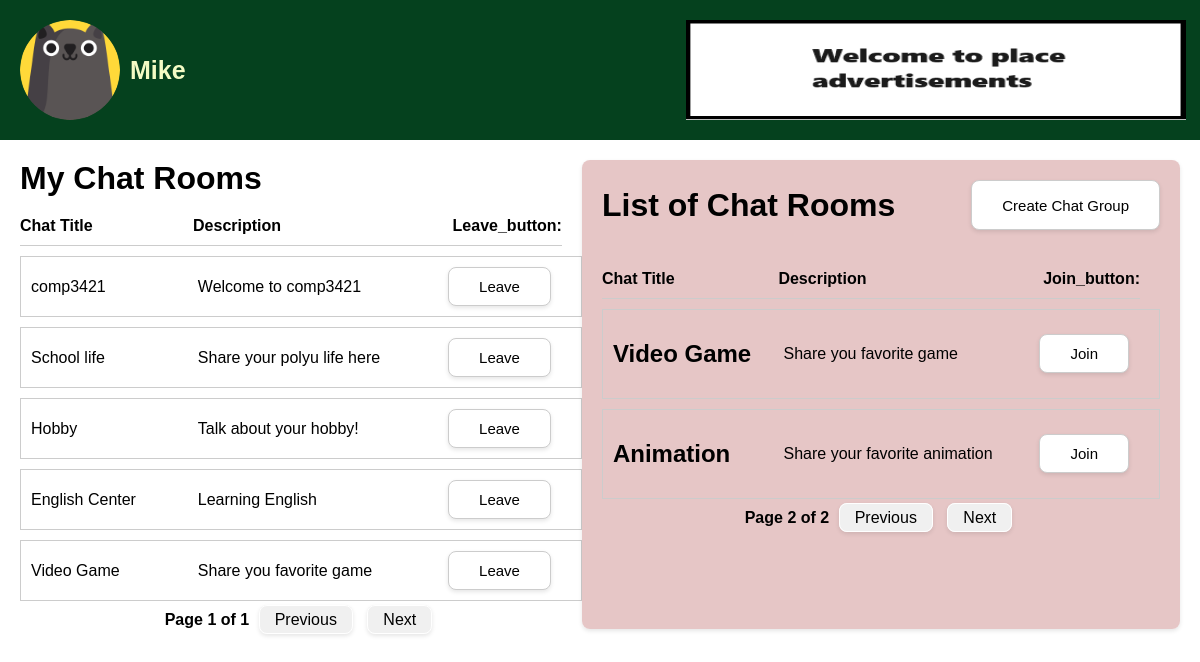
The app's page /ChatBase/main.php?list_page=2&my_page=1 (signed in) with its own data.
### tables this page shows
CREATE TABLE `users` (
  `user_ID` int NOT NULL,
  `Login_ID` varchar(255) NOT NULL,
  `Password` varchar(255) NOT NULL,
  `NickName` varchar(255) NOT NULL,
  `Email` varchar(255) NOT NULL,
  `profile_images` varchar(255) NOT NULL DEFAULT 'default.png'
);

CREATE TABLE `chatroom` (
  `chatroomid` int NOT NULL,
  `chat_title` varchar(60) NOT NULL,
  `description` varchar(60) NOT NULL,
  `userid` int NOT NULL
);

### ChatBase/page_num.php (called while the page is built, shortened)
<?php
$items_per_page = 5;
function calculate_my_total_pages($connection, $user_id) {
    global $items_per_page;
    $my_total_query = "SELECT COUNT(*) as total FROM chat_member WHERE userid = ?";
    if ($my_total_stmt = $connection->prepare($my_total_query)) {
        $my_total_stmt->bind_param("i", $user_id);
        if ($my_total_stmt->execute()) {
            $my_total_result = $my_total_stmt->get_result();
            $my_total_row = $my_total_result->fetch_assoc();
            $my_total_pages = ceil($my_total_row['total'] / $items_per_page);
        } else {
            error_log('Error executing query: ' . $my_total_stmt->error);
            $my_total_pages = 0;
        }
    } else {
        error_log('Error preparing statement: ' . $connection->error);
        $my_total_pages = 0;
    }
    return $my_total_pages;
}
function calculate_list_total_pages($connection) {
    global $items_per_page;
    $list_total_query = "SELECT COUNT(*) as total FROM chatroom";
    $list_total_stmt = $connection->prepare($list_total_query);
    $list_total_stmt->execute();
    $list_total_result = $list_total_stmt->get_result();
    $list_total_row = $list_total_result->fetch_assoc();
    $list_total_pages = ceil($list_total_row['total'] / $items_per_page);
    return $list_total_pages;
}

### ChatBase/main.php (the view, shortened to what this page needs)
<?php
require_once 'db_connect.php';
require_once 'page_num.php';
require_once 'cookies.php';
$user_id = $_SESSION['user_id'] ?? null;
$profileImage = 'default.png';
$my_total_pages = calculate_my_total_pages($connection, $user_id);
$list_total_pages = calculate_list_total_pages($connection);
$my_current_page = isset($_GET['my_page']) ? max((int)$_GET['my_page'], 1) : 1;
$list_current_page = isset($_GET['list_page']) ? max((int)$_GET['list_page'], 1) : 1;
if ($user_id) {
    $stmt = $connection->prepare("SELECT NickName, profile_images FROM users WHERE user_ID = ?");
    $stmt->bind_param("i", $user_id);
    $stmt->execute();
    $result = $stmt->get_result();
    if ($user = $result->fetch_assoc()) {
        $userNickName = $user['NickName'];
        $profileImage = $user['profile_images'];
    }
}
$my_offset = ($my_current_page - 1) * $items_per_page;
$my_chat_groups_query = "
    SELECT c.chatroomid, c.chat_title, c.description
    FROM chatroom c
    JOIN chat_member m ON c.chatroomid = m.chatroomid
    WHERE m.userid = ?
    LIMIT ?
    OFFSET ?";
$my_stmt = $connection->prepare($my_chat_groups_query);
$my_stmt->bind_param("iii", $user_id, $items_per_page, $my_offset);
$my_stmt->execute();
$result = $my_stmt->get_result();
$my_chat_groups = [];
while ($row = $result->fetch_assoc()) {
    $my_chat_groups[] = $row;
}
$list_offset = ($list_current_page - 1) * $items_per_page;
$list_chat_groups_query = "SELECT chatroomid, chat_title, description FROM chatroom LIMIT ? OFFSET ?";
$list_stmt = $connection->prepare($list_chat_groups_query);
$list_stmt->bind_param("ii", $items_per_page, $list_offset);
$list_stmt->execute();
$result = $list_stmt->get_result();
$chat_groups = [];
while ($row = $result->fetch_assoc()) {
    $chat_groups[] = $row;
}
?>
<!DOCTYPE html>
<html lang="en">
<head>
    <link rel="stylesheet" href="css/main.css">
</head>
<body>
    <div class="top_bar">
        <div class="user_info">
            <?php if ($user_id): ?>
            <img src="<?php echo htmlspecialchars($user['profile_images'], ENT_QUOTES, 'UTF-8'); ?>" alt="Profile Image"
                class="profile_img">
            <div class="dropdown">
                <button
                    class="nickname"><?php echo htmlspecialchars($user['NickName'], ENT_QUOTES, 'UTF-8'); ?></button>
            </div>
            <?php else: ?>
            <img src="<?php echo $profileImage; ?>" alt="Profile Image" class="profile_img">
            <p class="nickname">Guest</p>
            <?php endif; ?>
        </div>
        <div class="banner_ad_top">
            <a>
                <img src="adv2.png" alt="Top Ad Image">
            </a>
        </div>
        <div class="lobby_button" onclick="location.href='main.php';">
            <span>Lobby</span>
        </div>
    </div>
    <div class="container">
        <div class="my-chat-rooms">
            <h1>My Chat Rooms</h1>
            <div class="chat-group-header">
                <div>Chat Title</div>
                <div>Description</div>
                <div>Leave_button:</div>
            </div>
            <?php foreach ($my_chat_groups as $group): ?>
            <div class="chat-group">
                <div><?php echo htmlspecialchars($group['chat_title'], ENT_QUOTES, 'UTF-8'); ?></div>
                <div><?php echo htmlspecialchars($group['description'], ENT_QUOTES, 'UTF-8'); ?></div>
                <form method="post" action="">
                    <button type="submit" name="leave" class="leave-button">Leave</button>
                </form>
            </div>
            <?php endforeach; ?>
            <div class="navigation">
                <span class="current-page">Page <?php echo $my_current_page; ?> of <?php echo $my_total_pages; ?></span>
                <a href="?my_page=<?php echo max(1, $my_current_page - 1); ?>&list_page=<?php echo $list_current_page; ?>"
                    class="<?php echo ($my_current_page <= 1) ? 'disabled' : ''; ?>">Previous</a>
                <a href="?my_page=<?php echo ($my_current_page < $my_total_pages) ? $my_current_page + 1 : $my_current_page; ?>&list_page=<?php echo $list_current_page; ?>"
                    class="<?php echo ($my_current_page < $my_total_pages) ? '' : 'disabled'; ?>">Next</a>
            </div>
        </div>
        <div class="chat-room-list ">
            <div class="list-header">
                <h1>List of Chat Rooms</h1>
                <div class="add-chat-group">
                    <button id="btnCreateChatGroup" onclick="showCreateGroupModal()">Create Chat Group</button>
                </div>
            </div>
            <div class="chat-group-header">
                <div>Chat Title</div>
                <div>Description</div>
                <div>Join_button:</div>
            </div>
            <?php foreach ($chat_groups as $group): ?>
            <div class="chat-group">
                <h2><?php echo htmlspecialchars($group['chat_title'], ENT_QUOTES, 'UTF-8'); ?></h2>
                <p><?php echo htmlspecialchars($group['description'], ENT_QUOTES, 'UTF-8'); ?></p>
                <form method="post" action="join_chat_group.php">
                    <button type="submit" name="join" class="join_button">Join</button>
                </form>
            </div>
            <?php endforeach; ?>
            <div class="navigation">
                <span class="current-page">Page <?php echo $list_current_page; ?> of
                    <?php echo $list_total_pages; ?></span>
                <a href="?list_page=<?php echo max(1, $list_current_page - 1); ?>&my_page=<?php echo $my_current_page; ?>"
                    class="<?php echo ($list_current_page <= 1) ? 'disabled' : ''; ?>">Previous</a>
                <a href="?list_page=<?php echo ($list_current_page < $list_total_pages) ? $list_current_page + 1 : $list_total_pages; ?>&my_page=<?php echo $my_current_page; ?>"
                    class="<?php echo ($list_current_page >= $list_total_pages) ? 'disabled' : ''; ?>">Next</a>
            </div>
        </div>
</body>
</html>

### ChatBase/css/main.css (style rules this page uses)
body, h1, p { margin: 0; padding: 0; font-family: Arial, sans-serif; }
.top_bar { background-color: #05411e; color: #fff; padding: 20px; display: flex; align-items: center; }
.user_info { display: flex; align-items: center; }
.profile_img { width: 100px; height: 100px; border-radius: 50%; margin-right: 10px; }
.nickname { font-size: 25px; font-weight: 800; color: #f4fbc5; background: none; border: none; cursor: pointer; padding: 0; margin: 0; display: block; text-align: center; }
.dropdown { position: relative; display: inline-block; }
.lobby_button { margin-left: auto; cursor: pointer; display: flex; align-items: center; }
.container { display: flex; justify-content: space-between; padding: 20px; }
.my-chat-rooms h1 { margin-bottom: 20px; }
.chat-group-header { display: grid; grid-template-columns: 2fr 3fr 1fr; font-weight: bold; padding-bottom: 10px; border-bottom: 1px solid #ccc; margin-bottom: 10px; margin-right: 20px; }
.chat-group { display: grid; grid-template-columns: 2fr 3fr 1fr; align-items: center; border: 1px solid #ccc; margin-bottom: 10px; padding: 10px; }
.leave-button { font-size: 15px; background-color: #fff; padding: 10px 30px; border: 1px solid #ccc; border-radius: 8px; box-shadow: 0 2px 4px rgba(0,0,0,0.1); cursor: pointer; }
.chat-group form { justify-self: start; margin-right: 20px; }
.chat-room-list { width: 65%; background-color: #ddb0b0b6; padding: 20px; border-radius: 8px; box-shadow: 0 2px 4px rgba(0,0,0,0.1); }
.add-chat-group { display: flex; justify-content: flex-end; position: relative; height: 50px; }
.add-chat-group button { font-size: 15px; background-color: #fff; padding: 10px 30px; border: 1px solid #ccc; border-radius: 8px; box-shadow: 0 2px 4px rgba(0,0,0,0.1); cursor: pointer; }
.list-header { display: flex; justify-content: space-between; align-items: center; margin-bottom: 40px; }
.join_button { font-size: 15px; background-color: #fff; padding: 10px 30px; border: 1px solid #ccc; border-radius: 8px; box-shadow: 0 2px 4px rgba(0,0,0,0.1); cursor: pointer; }
.navigation { text-align: center; margin-top: 10px; font-size: 1rem; }
.navigation a { margin: 0 5px; text-decoration: none; color: #000000; background-color: #f0f0f0; padding: 5px 15px; border: 1px solid #ffffff; border-radius: 8px; box-shadow: 0 2px 4px rgba(0,0,0,0.1); }
.navigation .current-page { font-weight: bold; color: #000; }
.navigation .disabled { background-color: #f0f0f0; color: #000000; cursor: not-allowed; border: 1px solid #ffffff; border-radius: 8px; box-shadow: 0 2px 4px rgba(0,0,0,0.1); }
.banner_ad_top, .banner_ad_bottom { position: relative; }
.banner_ad_top img { height: 100px; position: absolute; bottom: -50px; left: 500px; width: 500px; }

### records on screen
users: profile_images (picture), NickName "Mike"
chatroom: chat_title "comp3421", description "Welcome to comp3421"
chatroom: chat_title "School life", description "Share your polyu life here"
chatroom: chat_title "Hobby", description "Talk about your hobby!"
chatroom: chat_title "English Center", description "Learning English"
chatroom: chat_title "Video Game", description "Share you favorite game"
chatroom: chat_title "Animation", description "Share your favorite animation"

### other values on screen
$my_current_page "1"
$my_total_pages "1"
$list_current_page "2"
$list_total_pages "2"
